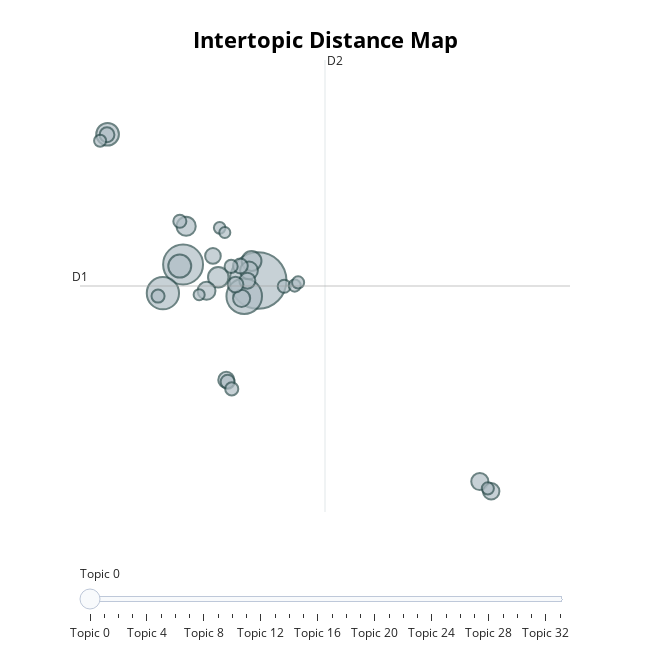

The code cell stored with this chart in its notebook:
### Code cell
topic_model.visualize_topics()

### Figure 1 — Plotly figure (JSON) as saved in the notebook; plotly's stock layout.template omitted (floating-point values rounded to 4 significant figures)
{"data": [{"customdata": [[0, "government | sort | start | security | worked", 261], [1, "president | house | today | got | united state", 130], [2, "legal | case | program | supposed | forward", 103], [3, "network | access | company | record | basis", 85], [4, "turn | happy | took | bring | later", 43], [5, "right | yeah | wrong | supposed | maybe", 42], [6, "journalist | story | context | case | public", 34], [7, "security | network | believe | work | united state", 32], [8, "book | read | history | permanent | internet", 30], [9, "running | building | moment | day | like", 26], [10, "post | story | lost | read | maybe", 26], [11, "okay | sorry | sure | completely | good", 24], [12, "maybe | matter | knew | forward | world", 24], [13, "think | changed | look | case | end", 22], [14, " |  |  |  | ", 21], [15, "end | sign | got | couple | program", 21], [16, "happening | kind | time | actively | chance", 21], [17, "sort | history | want say | clear | idea", 20], [18, "public | bad | mean | basis | simply", 20], [19, "say | said | told | great | maybe", 18], [20, "work | company | happens | office | day", 18], [21, "guy | want say | place | end | problem", 16], [22, "like | couple | warrant | listening | talked", 14], [23, "record | permanent | warrant | wanted | called", 14], [24, "listening | worst | right got | context | permanent", 14], [25, "service | bad | group | today | talked", 14], [26, "month | le | change | year year | probably", 14], [27, "body | good | pretty | man | job", 12], [28, "people | instead | actively | told | wrong", 12], [29, "reason | beginning | big | suddenly | lot people", 12], [30, "american | make | lost | suddenly | moment", 12], [31, "google | allowed | anymore | know | lot people", 11], [32, "google | talk | internet | want able | anybody", 10], [33, "program | unless | access | word | need", 10]], "hovertemplate": "<b>Topic %{customdata[0]}</b><br>Words: %{customdata[1]}<br>Size: %{customdata[2]}", "legendgroup": "", "marker": {"color": "#B0BEC5", "line": {"color": "DarkSlateGrey", "width": 2}, "size": [261, 130, 103, 85, 43, 42, 34, 32, 30, 26, 26, 24, 24, 22, 21, 21, 21, 20, 20, 18, 18, 16, 14, 14, 14, 14, 14, 12, 12, 12, 12, 11, 10, 10], "sizemode": "area", "sizeref": 0.1631, "symbol": "circle"}, "mode": "markers", "name": "", "orientation": "v", "showlegend": false, "type": "scatter", "x": [10.44, 7.755, 9.938, 7.035, 7.636, 5.059, 9.01, 10.2, 7.865, 10.11, 8.592, 18.35, 9.844, 18.76, null, 9.297, 10.05, 9.629, 8.821, 5.038, 9.8, 9.346, 11.37, 7.639, 6.861, 9.471, 9.493, 18.64, 4.793, 11.74, 11.86, 9.062, 9.244, 8.329], "xaxis": "x", "y": [14.48, 15.14, 13.83, 13.95, 15.08, 20.55, 14.61, 15.29, 16.73, 14.9, 14.05, 6.129, 13.74, 5.723, null, 10.35, 14.47, 14.31, 15.5, 20.53, 15.08, 10.27, 14.24, 16.94, 13.83, 15.06, 9.975, 5.844, 20.28, 14.27, 14.4, 16.66, 16.47, 13.89], "yaxis": "y"}], "layout": {"annotations": [{"showarrow": false, "text": "D1", "x": 4.074, "y": 14.25, "yshift": 10}, {"showarrow": false, "text": "D2", "x": 12.82, "xshift": 10, "y": 23.63}], "height": 650, "hoverlabel": {"bgcolor": "white", "font": {"family": "Rockwell", "size": 16}}, "legend": {"itemsizing": "constant", "tracegroupgap": 0}, "margin": {"t": 60}, "shapes": [{"line": {"color": "#CFD8DC", "width": 2}, "type": "line", "x0": 12.82, "x1": 12.82, "y0": 4.865, "y1": 23.63}, {"line": {"color": "#9E9E9E", "width": 2}, "type": "line", "x0": 4.074, "x1": 21.57, "y0": 14.25, "y1": 14.25}], "sliders": [{"active": 0, "pad": {"t": 50}, "steps": [{"args": [{"marker.color": [["red", "#B0BEC5", "#B0BEC5", "#B0BEC5", "#B0BEC5", "#B0BEC5", "#B0BEC5", "#B0BEC5", "#B0BEC5", "#B0BEC5", "#B0BEC5", "#B0BEC5", "#B0BEC5", "#B0BEC5", "#B0BEC5", "#B0BEC5", "#B0BEC5", "#B0BEC5", "#B0BEC5", "#B0BEC5", "#B0BEC5", "#B0BEC5", "#B0BEC5", "#B0BEC5", "#B0BEC5", "#B0BEC5", "#B0BEC5", "#B0BEC5", "#B0BEC5", "#B0BEC5", "#B0BEC5", "#B0BEC5", "#B0BEC5", "#B0BEC5"]]}], "label": "Topic 0", "method": "update"}, {"args": [{"marker.color": [["#B0BEC5", "red", "#B0BEC5", "#B0BEC5", "#B0BEC5", "#B0BEC5", "#B0BEC5", "#B0BEC5", "#B0BEC5", "#B0BEC5", "#B0BEC5", "#B0BEC5", "#B0BEC5", "#B0BEC5", "#B0BEC5", "#B0BEC5", "#B0BEC5", "#B0BEC5", "#B0BEC5", "#B0BEC5", "#B0BEC5", "#B0BEC5", "#B0BEC5", "#B0BEC5", "#B0BEC5", "#B0BEC5", "#B0BEC5", "#B0BEC5", "#B0BEC5", "#B0BEC5", "#B0BEC5", "#B0BEC5", "#B0BEC5", "#B0BEC5"]]}], "label": "Topic 1", "method": "update"}, {"args": [{"marker.color": [["#B0BEC5", "#B0BEC5", "red", "#B0BEC5", "#B0BEC5", "#B0BEC5", "#B0BEC5", "#B0BEC5", "#B0BEC5", "#B0BEC5", "#B0BEC5", "#B0BEC5", "#B0BEC5", "#B0BEC5", "#B0BEC5", "#B0BEC5", "#B0BEC5", "#B0BEC5", "#B0BEC5", "#B0BEC5", "#B0BEC5", "#B0BEC5", "#B0BEC5", "#B0BEC5", "#B0BEC5", "#B0BEC5", "#B0BEC5", "#B0BEC5", "#B0BEC5", "#B0BEC5", "#B0BEC5", "#B0BEC5", "#B0BEC5", "#B0BEC5"]]}], "label": "Topic 2", "method": "update"}, {"args": [{"marker.color": [["#B0BEC5", "#B0BEC5", "#B0BEC5", "red", "#B0BEC5", "#B0BEC5", "#B0BEC5", "#B0BEC5", "#B0BEC5", "#B0BEC5", "#B0BEC5", "#B0BEC5", "#B0BEC5", "#B0BEC5", "#B0BEC5", "#B0BEC5", "#B0BEC5", "#B0BEC5", "#B0BEC5", "#B0BEC5", "#B0BEC5", "#B0BEC5", "#B0BEC5", "#B0BEC5", "#B0BEC5", "#B0BEC5", "#B0BEC5", "#B0BEC5", "#B0BEC5", "#B0BEC5", "#B0BEC5", "#B0BEC5", "#B0BEC5", "#B0BEC5"]]}], "label": "Topic 3", "method": "update"}, {"args": [{"marker.color": [["#B0BEC5", "#B0BEC5", "#B0BEC5", "#B0BEC5", "red", "#B0BEC5", "#B0BEC5", "#B0BEC5", "#B0BEC5", "#B0BEC5", "#B0BEC5", "#B0BEC5", "#B0BEC5", "#B0BEC5", "#B0BEC5", "#B0BEC5", "#B0BEC5", "#B0BEC5", "#B0BEC5", "#B0BEC5", "#B0BEC5", "#B0BEC5", "#B0BEC5", "#B0BEC5", "#B0BEC5", "#B0BEC5", "#B0BEC5", "#B0BEC5", "#B0BEC5", "#B0BEC5", "#B0BEC5", "#B0BEC5", "#B0BEC5", "#B0BEC5"]]}], "label": "Topic 4", "method": "update"}, {"args": [{"marker.color": [["#B0BEC5", "#B0BEC5", "#B0BEC5", "#B0BEC5", "#B0BEC5", "red", "#B0BEC5", "#B0BEC5", "#B0BEC5", "#B0BEC5", "#B0BEC5", "#B0BEC5", "#B0BEC5", "#B0BEC5", "#B0BEC5", "#B0BEC5", "#B0BEC5", "#B0BEC5", "#B0BEC5", "#B0BEC5", "#B0BEC5", "#B0BEC5", "#B0BEC5", "#B0BEC5", "#B0BEC5", "#B0BEC5", "#B0BEC5", "#B0BEC5", "#B0BEC5", "#B0BEC5", "#B0BEC5", "#B0BEC5", "#B0BEC5", "#B0BEC5"]]}], "label": "Topic 5", "method": "update"}, {"args": [{"marker.color": [["#B0BEC5", "#B0BEC5", "#B0BEC5", "#B0BEC5", "#B0BEC5", "#B0BEC5", "red", "#B0BEC5", "#B0BEC5", "#B0BEC5", "#B0BEC5", "#B0BEC5", "#B0BEC5", "#B0BEC5", "#B0BEC5", "#B0BEC5", "#B0BEC5", "#B0BEC5", "#B0BEC5", "#B0BEC5", "#B0BEC5", "#B0BEC5", "#B0BEC5", "#B0BEC5", "#B0BEC5", "#B0BEC5", "#B0BEC5", "#B0BEC5", "#B0BEC5", "#B0BEC5", "#B0BEC5", "#B0BEC5", "#B0BEC5", "#B0BEC5"]]}], "label": "Topic 6", "method": "update"}, {"args": [{"marker.color": [["#B0BEC5", "#B0BEC5", "#B0BEC5", "#B0BEC5", "#B0BEC5", "#B0BEC5", "#B0BEC5", "red", "#B0BEC5", "#B0BEC5", "#B0BEC5", "#B0BEC5", "#B0BEC5", "#B0BEC5", "#B0BEC5", "#B0BEC5", "#B0BEC5", "#B0BEC5", "#B0BEC5", "#B0BEC5", "#B0BEC5", "#B0BEC5", "#B0BEC5", "#B0BEC5", "#B0BEC5", "#B0BEC5", "#B0BEC5", "#B0BEC5", "#B0BEC5", "#B0BEC5", "#B0BEC5", "#B0BEC5", "#B0BEC5", "#B0BEC5"]]}], "label": "Topic 7", "method": "update"}, {"args": [{"marker.color": [["#B0BEC5", "#B0BEC5", "#B0BEC5", "#B0BEC5", "#B0BEC5", "#B0BEC5", "#B0BEC5", "#B0BEC5", "red", "#B0BEC5", "#B0BEC5", "#B0BEC5", "#B0BEC5", "#B0BEC5", "#B0BEC5", "#B0BEC5", "#B0BEC5", "#B0BEC5", "#B0BEC5", "#B0BEC5", "#B0BEC5", "#B0BEC5", "#B0BEC5", "#B0BEC5", "#B0BEC5", "#B0BEC5", "#B0BEC5", "#B0BEC5", "#B0BEC5", "#B0BEC5", "#B0BEC5", "#B0BEC5", "#B0BEC5", "#B0BEC5"]]}], "label": "Topic 8", "method": "update"}, {"args": [{"marker.color": [["#B0BEC5", "#B0BEC5", "#B0BEC5", "#B0BEC5", "#B0BEC5", "#B0BEC5", "#B0BEC5", "#B0BEC5", "#B0BEC5", "red", "#B0BEC5", "#B0BEC5", "#B0BEC5", "#B0BEC5", "#B0BEC5", "#B0BEC5", "#B0BEC5", "#B0BEC5", "#B0BEC5", "#B0BEC5", "#B0BEC5", "#B0BEC5", "#B0BEC5", "#B0BEC5", "#B0BEC5", "#B0BEC5", "#B0BEC5", "#B0BEC5", "#B0BEC5", "#B0BEC5", "#B0BEC5", "#B0BEC5", "#B0BEC5", "#B0BEC5"]]}], "label": "Topic 9", "method": "update"}, {"args": [{"marker.color": [["#B0BEC5", "#B0BEC5", "#B0BEC5", "#B0BEC5", "#B0BEC5", "#B0BEC5", "#B0BEC5", "#B0BEC5", "#B0BEC5", "#B0BEC5", "red", "#B0BEC5", "#B0BEC5", "#B0BEC5", "#B0BEC5", "#B0BEC5", "#B0BEC5", "#B0BEC5", "#B0BEC5", "#B0BEC5", "#B0BEC5", "#B0BEC5", "#B0BEC5", "#B0BEC5", "#B0BEC5", "#B0BEC5", "#B0BEC5", "#B0BEC5", "#B0BEC5", "#B0BEC5", "#B0BEC5", "#B0BEC5", "#B0BEC5", "#B0BEC5"]]}], "label": "Topic 10", "method": "update"}, {"args": [{"marker.color": [["#B0BEC5", "#B0BEC5", "#B0BEC5", "#B0BEC5", "#B0BEC5", "#B0BEC5", "#B0BEC5", "#B0BEC5", "#B0BEC5", "#B0BEC5", "#B0BEC5", "red", "#B0BEC5", "#B0BEC5", "#B0BEC5", "#B0BEC5", "#B0BEC5", "#B0BEC5", "#B0BEC5", "#B0BEC5", "#B0BEC5", "#B0BEC5", "#B0BEC5", "#B0BEC5", "#B0BEC5", "#B0BEC5", "#B0BEC5", "#B0BEC5", "#B0BEC5", "#B0BEC5", "#B0BEC5", "#B0BEC5", "#B0BEC5", "#B0BEC5"]]}], "label": "Topic 11", "method": "update"}, {"args": [{"marker.color": [["#B0BEC5", "#B0BEC5", "#B0BEC5", "#B0BEC5", "#B0BEC5", "#B0BEC5", "#B0BEC5", "#B0BEC5", "#B0BEC5", "#B0BEC5", "#B0BEC5", "#B0BEC5", "red", "#B0BEC5", "#B0BEC5", "#B0BEC5", "#B0BEC5", "#B0BEC5", "#B0BEC5", "#B0BEC5", "#B0BEC5", "#B0BEC5", "#B0BEC5", "#B0BEC5", "#B0BEC5", "#B0BEC5", "#B0BEC5", "#B0BEC5", "#B0BEC5", "#B0BEC5", "#B0BEC5", "#B0BEC5", "#B0BEC5", "#B0BEC5"]]}], "label": "Topic 12", "method": "update"}, {"args": [{"marker.color": [["#B0BEC5", "#B0BEC5", "#B0BEC5", "#B0BEC5", "#B0BEC5", "#B0BEC5", "#B0BEC5", "#B0BEC5", "#B0BEC5", "#B0BEC5", "#B0BEC5", "#B0BEC5", "#B0BEC5", "red", "#B0BEC5", "#B0BEC5", "#B0BEC5", "#B0BEC5", "#B0BEC5", "#B0BEC5", "#B0BEC5", "#B0BEC5", "#B0BEC5", "#B0BEC5", "#B0BEC5", "#B0BEC5", "#B0BEC5", "#B0BEC5", "#B0BEC5", "#B0BEC5", "#B0BEC5", "#B0BEC5", "#B0BEC5", "#B0BEC5"]]}], "label": "Topic 13", "method": "update"}, {"args": [{"marker.color": [["#B0BEC5", "#B0BEC5", "#B0BEC5", "#B0BEC5", "#B0BEC5", "#B0BEC5", "#B0BEC5", "#B0BEC5", "#B0BEC5", "#B0BEC5", "#B0BEC5", "#B0BEC5", "#B0BEC5", "#B0BEC5", "red", "#B0BEC5", "#B0BEC5", "#B0BEC5", "#B0BEC5", "#B0BEC5", "#B0BEC5", "#B0BEC5", "#B0BEC5", "#B0BEC5", "#B0BEC5", "#B0BEC5", "#B0BEC5", "#B0BEC5", "#B0BEC5", "#B0BEC5", "#B0BEC5", "#B0BEC5", "#B0BEC5", "#B0BEC5"]]}], "label": "Topic 14", "method": "update"}, {"args": [{"marker.color": [["#B0BEC5", "#B0BEC5", "#B0BEC5", "#B0BEC5", "#B0BEC5", "#B0BEC5", "#B0BEC5", "#B0BEC5", "#B0BEC5", "#B0BEC5", "#B0BEC5", "#B0BEC5", "#B0BEC5", "#B0BEC5", "#B0BEC5", "red", "#B0BEC5", "#B0BEC5", "#B0BEC5", "#B0BEC5", "#B0BEC5", "#B0BEC5", "#B0BEC5", "#B0BEC5", "#B0BEC5", "#B0BEC5", "#B0BEC5", "#B0BEC5", "#B0BEC5", "#B0BEC5", "#B0BEC5", "#B0BEC5", "#B0BEC5", "#B0BEC5"]]}], "label": "Topic 15", "method": "update"}, {"args": [{"marker.color": [["#B0BEC5", "#B0BEC5", "#B0BEC5", "#B0BEC5", "#B0BEC5", "#B0BEC5", "#B0BEC5", "#B0BEC5", "#B0BEC5", "#B0BEC5", "#B0BEC5", "#B0BEC5", "#B0BEC5", "#B0BEC5", "#B0BEC5", "#B0BEC5", "red", "#B0BEC5", "#B0BEC5", "#B0BEC5", "#B0BEC5", "#B0BEC5", "#B0BEC5", "#B0BEC5", "#B0BEC5", "#B0BEC5", "#B0BEC5", "#B0BEC5", "#B0BEC5", "#B0BEC5", "#B0BEC5", "#B0BEC5", "#B0BEC5", "#B0BEC5"]]}], "label": "Topic 16", "method": "update"}, {"args": [{"marker.color": [["#B0BEC5", "#B0BEC5", "#B0BEC5", "#B0BEC5", "#B0BEC5", "#B0BEC5", "#B0BEC5", "#B0BEC5", "#B0BEC5", "#B0BEC5", "#B0BEC5", "#B0BEC5", "#B0BEC5", "#B0BEC5", "#B0BEC5", "#B0BEC5", "#B0BEC5", "red", "#B0BEC5", "#B0BEC5", "#B0BEC5", "#B0BEC5", "#B0BEC5", "#B0BEC5", "#B0BEC5", "#B0BEC5", "#B0BEC5", "#B0BEC5", "#B0BEC5", "#B0BEC5", "#B0BEC5", "#B0BEC5", "#B0BEC5", "#B0BEC5"]]}], "label": "Topic 17", "method": "update"}, {"args": [{"marker.color": [["#B0BEC5", "#B0BEC5", "#B0BEC5", "#B0BEC5", "#B0BEC5", "#B0BEC5", "#B0BEC5", "#B0BEC5", "#B0BEC5", "#B0BEC5", "#B0BEC5", "#B0BEC5", "#B0BEC5", "#B0BEC5", "#B0BEC5", "#B0BEC5", "#B0BEC5", "#B0BEC5", "red", "#B0BEC5", "#B0BEC5", "#B0BEC5", "#B0BEC5", "#B0BEC5", "#B0BEC5", "#B0BEC5", "#B0BEC5", "#B0BEC5", "#B0BEC5", "#B0BEC5", "#B0BEC5", "#B0BEC5", "#B0BEC5", "#B0BEC5"]]}], "label": "Topic 18", "method": "update"}, {"args": [{"marker.color": [["#B0BEC5", "#B0BEC5", "#B0BEC5", "#B0BEC5", "#B0BEC5", "#B0BEC5", "#B0BEC5", "#B0BEC5", "#B0BEC5", "#B0BEC5", "#B0BEC5", "#B0BEC5", "#B0BEC5", "#B0BEC5", "#B0BEC5", "#B0BEC5", "#B0BEC5", "#B0BEC5", "#B0BEC5", "red", "#B0BEC5", "#B0BEC5", "#B0BEC5", "#B0BEC5", "#B0BEC5", "#B0BEC5", "#B0BEC5", "#B0BEC5", "#B0BEC5", "#B0BEC5", "#B0BEC5", "#B0BEC5", "#B0BEC5", "#B0BEC5"]]}], "label": "Topic 19", "method": "update"}, {"args": [{"marker.color": [["#B0BEC5", "#B0BEC5", "#B0BEC5", "#B0BEC5", "#B0BEC5", "#B0BEC5", "#B0BEC5", "#B0BEC5", "#B0BEC5", "#B0BEC5", "#B0BEC5", "#B0BEC5", "#B0BEC5", "#B0BEC5", "#B0BEC5", "#B0BEC5", "#B0BEC5", "#B0BEC5", "#B0BEC5", "#B0BEC5", "red", "#B0BEC5", "#B0BEC5", "#B0BEC5", "#B0BEC5", "#B0BEC5", "#B0BEC5", "#B0BEC5", "#B0BEC5", "#B0BEC5", "#B0BEC5", "#B0BEC5", "#B0BEC5", "#B0BEC5"]]}], "label": "Topic 20", "method": "update"}, {"args": [{"marker.color": [["#B0BEC5", "#B0BEC5", "#B0BEC5", "#B0BEC5", "#B0BEC5", "#B0BEC5", "#B0BEC5", "#B0BEC5", "#B0BEC5", "#B0BEC5", "#B0BEC5", "#B0BEC5", "#B0BEC5", "#B0BEC5", "#B0BEC5", "#B0BEC5", "#B0BEC5", "#B0BEC5", "#B0BEC5", "#B0BEC5", "#B0BEC5", "red", "#B0BEC5", "#B0BEC5", "#B0BEC5", "#B0BEC5", "#B0BEC5", "#B0BEC5", "#B0BEC5", "#B0BEC5", "#B0BEC5", "#B0BEC5", "#B0BEC5", "#B0BEC5"]]}], "label": "Topic 21", "method": "update"}, {"args": [{"marker.color": [["#B0BEC5", "#B0BEC5", "#B0BEC5", "#B0BEC5", "#B0BEC5", "#B0BEC5", "#B0BEC5", "#B0BEC5", "#B0BEC5", "#B0BEC5", "#B0BEC5", "#B0BEC5", "#B0BEC5", "#B0BEC5", "#B0BEC5", "#B0BEC5", "#B0BEC5", "#B0BEC5", "#B0BEC5", "#B0BEC5", "#B0BEC5", "#B0BEC5", "red", "#B0BEC5", "#B0BEC5", "#B0BEC5", "#B0BEC5", "#B0BEC5", "#B0BEC5", "#B0BEC5", "#B0BEC5", "#B0BEC5", "#B0BEC5", "#B0BEC5"]]}], "label": "Topic 22", "method": "update"}, {"args": [{"marker.color": [["#B0BEC5", "#B0BEC5", "#B0BEC5", "#B0BEC5", "#B0BEC5", "#B0BEC5", "#B0BEC5", "#B0BEC5", "#B0BEC5", "#B0BEC5", "#B0BEC5", "#B0BEC5", "#B0BEC5", "#B0BEC5", "#B0BEC5", "#B0BEC5", "#B0BEC5", "#B0BEC5", "#B0BEC5", "#B0BEC5", "#B0BEC5", "#B0BEC5", "#B0BEC5", "red", "#B0BEC5", "#B0BEC5", "#B0BEC5", "#B0BEC5", "#B0BEC5", "#B0BEC5", "#B0BEC5", "#B0BEC5", "#B0BEC5", "#B0BEC5"]]}], "label": "Topic 23", "method": "update"}, {"args": [{"marker.color": [["#B0BEC5", "#B0BEC5", "#B0BEC5", "#B0BEC5", "#B0BEC5", "#B0BEC5", "#B0BEC5", "#B0BEC5", "#B0BEC5", "#B0BEC5", "#B0BEC5", "#B0BEC5", "#B0BEC5", "#B0BEC5", "#B0BEC5", "#B0BEC5", "#B0BEC5", "#B0BEC5", "#B0BEC5", "#B0BEC5", "#B0BEC5", "#B0BEC5", "#B0BEC5", "#B0BEC5", "red", "#B0BEC5", "#B0BEC5", "#B0BEC5", "#B0BEC5", "#B0BEC5", "#B0BEC5", "#B0BEC5", "#B0BEC5", "#B0BEC5"]]}], "label": "Topic 24", "method": "update"}, {"args": [{"marker.color": [["#B0BEC5", "#B0BEC5", "#B0BEC5", "#B0BEC5", "#B0BEC5", "#B0BEC5", "#B0BEC5", "#B0BEC5", "#B0BEC5", "#B0BEC5", "#B0BEC5", "#B0BEC5", "#B0BEC5", "#B0BEC5", "#B0BEC5", "#B0BEC5", "#B0BEC5", "#B0BEC5", "#B0BEC5", "#B0BEC5", "#B0BEC5", "#B0BEC5", "#B0BEC5", "#B0BEC5", "#B0BEC5", "red", "#B0BEC5", "#B0BEC5", "#B0BEC5", "#B0BEC5", "#B0BEC5", "#B0BEC5", "#B0BEC5", "#B0BEC5"]]}], "label": "Topic 25", "method": "update"}, {"args": [{"marker.color": [["#B0BEC5", "#B0BEC5", "#B0BEC5", "#B0BEC5", "#B0BEC5", "#B0BEC5", "#B0BEC5", "#B0BEC5", "#B0BEC5", "#B0BEC5", "#B0BEC5", "#B0BEC5", "#B0BEC5", "#B0BEC5", "#B0BEC5", "#B0BEC5", "#B0BEC5", "#B0BEC5", "#B0BEC5", "#B0BEC5", "#B0BEC5", "#B0BEC5", "#B0BEC5", "#B0BEC5", "#B0BEC5", "#B0BEC5", "red", "#B0BEC5", "#B0BEC5", "#B0BEC5", "#B0BEC5", "#B0BEC5", "#B0BEC5", "#B0BEC5"]]}], "label": "Topic 26", "method": "update"}, {"args": [{"marker.color": [["#B0BEC5", "#B0BEC5", "#B0BEC5", "#B0BEC5", "#B0BEC5", "#B0BEC5", "#B0BEC5", "#B0BEC5", "#B0BEC5", "#B0BEC5", "#B0BEC5", "#B0BEC5", "#B0BEC5", "#B0BEC5", "#B0BEC5", "#B0BEC5", "#B0BEC5", "#B0BEC5", "#B0BEC5", "#B0BEC5", "#B0BEC5", "#B0BEC5", "#B0BEC5", "#B0BEC5", "#B0BEC5", "#B0BEC5", "#B0BEC5", "red", "#B0BEC5", "#B0BEC5", "#B0BEC5", "#B0BEC5", "#B0BEC5", "#B0BEC5"]]}], "label": "Topic 27", "method": "update"}, {"args": [{"marker.color": [["#B0BEC5", "#B0BEC5", "#B0BEC5", "#B0BEC5", "#B0BEC5", "#B0BEC5", "#B0BEC5", "#B0BEC5", "#B0BEC5", "#B0BEC5", "#B0BEC5", "#B0BEC5", "#B0BEC5", "#B0BEC5", "#B0BEC5", "#B0BEC5", "#B0BEC5", "#B0BEC5", "#B0BEC5", "#B0BEC5", "#B0BEC5", "#B0BEC5", "#B0BEC5", "#B0BEC5", "#B0BEC5", "#B0BEC5", "#B0BEC5", "#B0BEC5", "red", "#B0BEC5", "#B0BEC5", "#B0BEC5", "#B0BEC5", "#B0BEC5"]]}], "label": "Topic 28", "method": "update"}, {"args": [{"marker.color": [["#B0BEC5", "#B0BEC5", "#B0BEC5", "#B0BEC5", "#B0BEC5", "#B0BEC5", "#B0BEC5", "#B0BEC5", "#B0BEC5", "#B0BEC5", "#B0BEC5", "#B0BEC5", "#B0BEC5", "#B0BEC5", "#B0BEC5", "#B0BEC5", "#B0BEC5", "#B0BEC5", "#B0BEC5", "#B0BEC5", "#B0BEC5", "#B0BEC5", "#B0BEC5", "#B0BEC5", "#B0BEC5", "#B0BEC5", "#B0BEC5", "#B0BEC5", "#B0BEC5", "red", "#B0BEC5", "#B0BEC5", "#B0BEC5", "#B0BEC5"]]}], "label": "Topic 29", "method": "update"}, {"args": [{"marker.color": [["#B0BEC5", "#B0BEC5", "#B0BEC5", "#B0BEC5", "#B0BEC5", "#B0BEC5", "#B0BEC5", "#B0BEC5", "#B0BEC5", "#B0BEC5", "#B0BEC5", "#B0BEC5", "#B0BEC5", "#B0BEC5", "#B0BEC5", "#B0BEC5", "#B0BEC5", "#B0BEC5", "#B0BEC5", "#B0BEC5", "#B0BEC5", "#B0BEC5", "#B0BEC5", "#B0BEC5", "#B0BEC5", "#B0BEC5", "#B0BEC5", "#B0BEC5", "#B0BEC5", "#B0BEC5", "red", "#B0BEC5", "#B0BEC5", "#B0BEC5"]]}], "label": "Topic 30", "method": "update"}, {"args": [{"marker.color": [["#B0BEC5", "#B0BEC5", "#B0BEC5", "#B0BEC5", "#B0BEC5", "#B0BEC5", "#B0BEC5", "#B0BEC5", "#B0BEC5", "#B0BEC5", "#B0BEC5", "#B0BEC5", "#B0BEC5", "#B0BEC5", "#B0BEC5", "#B0BEC5", "#B0BEC5", "#B0BEC5", "#B0BEC5", "#B0BEC5", "#B0BEC5", "#B0BEC5", "#B0BEC5", "#B0BEC5", "#B0BEC5", "#B0BEC5", "#B0BEC5", "#B0BEC5", "#B0BEC5", "#B0BEC5", "#B0BEC5", "red", "#B0BEC5", "#B0BEC5"]]}], "label": "Topic 31", "method": "update"}, {"args": [{"marker.color": [["#B0BEC5", "#B0BEC5", "#B0BEC5", "#B0BEC5", "#B0BEC5", "#B0BEC5", "#B0BEC5", "#B0BEC5", "#B0BEC5", "#B0BEC5", "#B0BEC5", "#B0BEC5", "#B0BEC5", "#B0BEC5", "#B0BEC5", "#B0BEC5", "#B0BEC5", "#B0BEC5", "#B0BEC5", "#B0BEC5", "#B0BEC5", "#B0BEC5", "#B0BEC5", "#B0BEC5", "#B0BEC5", "#B0BEC5", "#B0BEC5", "#B0BEC5", "#B0BEC5", "#B0BEC5", "#B0BEC5", "#B0BEC5", "red", "#B0BEC5"]]}], "label": "Topic 32", "method": "update"}, {"args": [{"marker.color": [["#B0BEC5", "#B0BEC5", "#B0BEC5", "#B0BEC5", "#B0BEC5", "#B0BEC5", "#B0BEC5", "#B0BEC5", "#B0BEC5", "#B0BEC5", "#B0BEC5", "#B0BEC5", "#B0BEC5", "#B0BEC5", "#B0BEC5", "#B0BEC5", "#B0BEC5", "#B0BEC5", "#B0BEC5", "#B0BEC5", "#B0BEC5", "#B0BEC5", "#B0BEC5", "#B0BEC5", "#B0BEC5", "#B0BEC5", "#B0BEC5", "#B0BEC5", "#B0BEC5", "#B0BEC5", "#B0BEC5", "#B0BEC5", "#B0BEC5", "red"]]}], "label": "Topic 33", "method": "update"}]}], "title": {"font": {"color": "Black", "size": 22}, "text": "<b>Intertopic Distance Map", "x": 0.5, "xanchor": "center", "y": 0.95, "yanchor": "top"}, "width": 650, "xaxis": {"anchor": "y", "domain": [0, 1], "range": [4.074, 21.57], "title": {"text": ""}, "visible": false}, "yaxis": {"anchor": "x", "domain": [0, 1], "range": [4.865, 23.63], "title": {"text": ""}, "visible": false}}}
